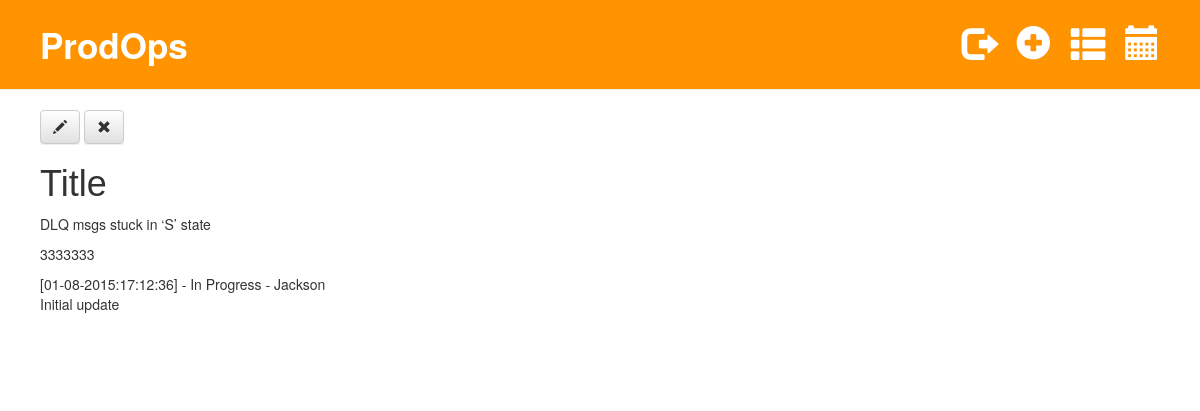
/activity/3/ (signed in), run on the app's committed database.
### blog/models.py (models this page shows, shortened)
class Pbi(models.Model):
    LOW = 'Low'
    MEDIUM = 'Medium'
    HIGH = 'High'
    CRITICAL = 'Critical'
    severity_options = (
        (LOW, 'Low'),
        (MEDIUM, 'Medium'),
        (HIGH, 'High'),
        (CRITICAL, 'Critical'),
    )
    IN_PROGRESS = 'In Progress'
    UNDER_INVESTIGATION = 'Under Investigation'
    PENDING = 'Pending'
    ASSIGNED = 'Assigned'
    status_options = (
        (IN_PROGRESS, 'In Progress'),
        (UNDER_INVESTIGATION, 'Under Investigation'),
        (PENDING, 'Pending'),
        (ASSIGNED, 'Assigned'),
    )
    PBI = 'PBI'
    OPERATIONS = 'Operations'
    activity_type = (
        (PBI, 'PBI'),
        (OPERATIONS, 'Operations'),
    )
    number = models.IntegerField(null=True)
    title = models.CharField(max_length=30)
    description = models.TextField()
    updates = models.TextField()
    severity = models.CharField(max_length=30, choices=severity_options)
    status = models.CharField(max_length=30, choices=status_options)
    assignee = models.CharField(max_length=30)
    estimated_finish = models.DateField(
        default=timezone.now)
    next_action = models.CharField(max_length=30)
    modified_date = models.DateTimeField(default=timezone.now)
    type = models.CharField(default='', max_length=30,
                            choices=activity_type)

### blog/views.py (the view)
# urls.py: url(r'^activity/(?P<pk>[0-9]+)/$', views.pbi_detail),
@login_required
def pbi_detail(request, pk):
    pbi = get_object_or_404(Pbi, pk=pk)
    return render(request, 'pbi/pbi_detail.html', {'pbi': pbi})

### blog/templates/pbi/pbi_detail.html
{% extends "blog/../base.html" %}
{% block content %}
    <div class="post">
        <a class="btn btn-default" href="{% url "pbi_edit" pk=pbi.pk %}"><span class="glyphicon glyphicon-pencil"></span></a>
        <a class="btn btn-default" href="{% url "pbi_remove" pk=pbi.pk %}"><span class="glyphicon glyphicon-remove"></span></a>
        <h1>{{ pbi.title }}</h1>
        <p>{{ pbi.description }}</p>
        <p>{{ pbi.number }}</p>
        <p>{{ pbi.updates|linebreaks }}</p>
    </div>
{% endblock %}

### blog/templates/base.html (shortened to what this page needs)
{% load staticfiles %}
<!DOCTYPE html>
<html>
    <head>
        <link rel="stylesheet" href="https://maxcdn.bootstrapcdn.com/bootstrap/3.3.5/css/bootstrap.min.css">
        <link rel="stylesheet" href="https://maxcdn.bootstrapcdn.com/bootstrap/3.3.5/css/bootstrap-theme.min.css">
        <link rel="stylesheet" href="{% static "css/blog.css" %}">
    </head>
    <body>
        <div class="page-header">
            {% if user.is_authenticated %}
            <a href="{% url 'calendar_view' %}" class="top-menu"><span class="glyphicon glyphicon-calendar"></span></a>
            <a href="{% url 'pbi' %}" class="top-menu"><span class="glyphicon glyphicon-th-list"></span></a>
            <a href="{% url 'operations' %}" class="top-menu"><span class="glyphicon glyphicon-plus-sign"></span></a>
            <a href="{% url 'django.contrib.auth.views.logout' %}" class="top-menu"><span class="glyphicon glyphicon-log-out"></span></a>
            {% else %}
            <a href="{% url 'django.contrib.auth.views.login' %}" class="top-menu"><span class="glyphicon glyphicon-lock"></span></a>
            {% endif %}
            <a href="{% url 'blog.views.post_list' %}" class="top-menu site-title" style="float: left;">{{ request.user.groups.all.0 }}</a>
        </div>
        <div class="content">
            <div class="row">
                <div class="col-md-12">
                {% block content %}
                {% endblock %}
                </div>
            </div>
        </div>
    </body>
</html>

### blog/static/css/blog.css (style rules this page uses)
.page-header { background-color: #ff9400; margin-top: 0; padding: 20px 20px 20px 40px; height: 90px; }
.content { margin-left: 40px; }
h1, h2, h3, h4 { font-family: 'Arial'; }
.top-menu, .top-menu:hover, .top-menu:visited { color: #ffffff; float: right; font-size: 26pt; margin-right: 20px; }
.post { margin-bottom: 70px; }
.row { margin-right: 20px; }
.site-title { text-decoration: none; float: left; font-size: 2.5em; font-weight: bold; }

### data on the page
Pbi: title "Title", description "DLQ msgs stuck in ‘S’ state", number "3333333", updates "[01-08-2015:17:12:36] - In Progress - Jackson Initial update"

### other printed values
{{ request.user.groups.all.0 }} "ProdOps"
